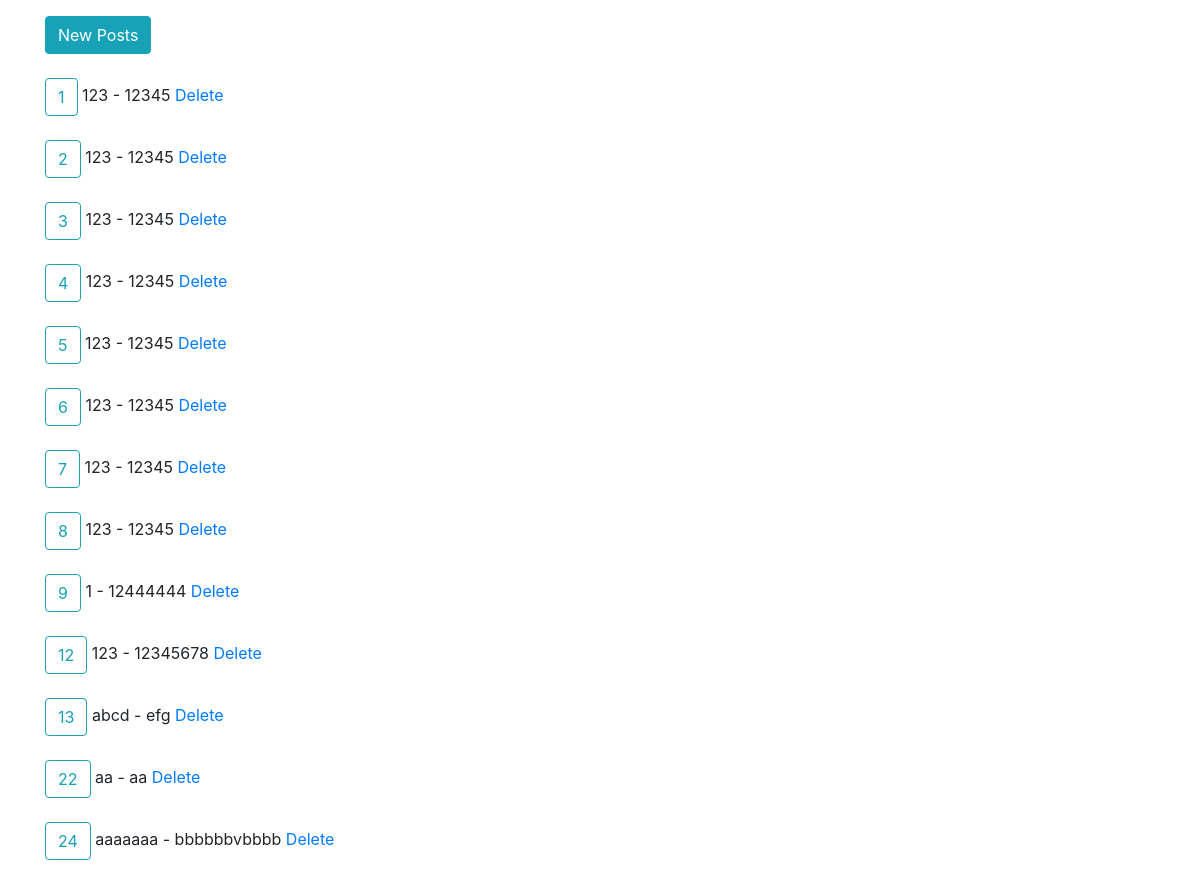
The app's page /posts/, older data.
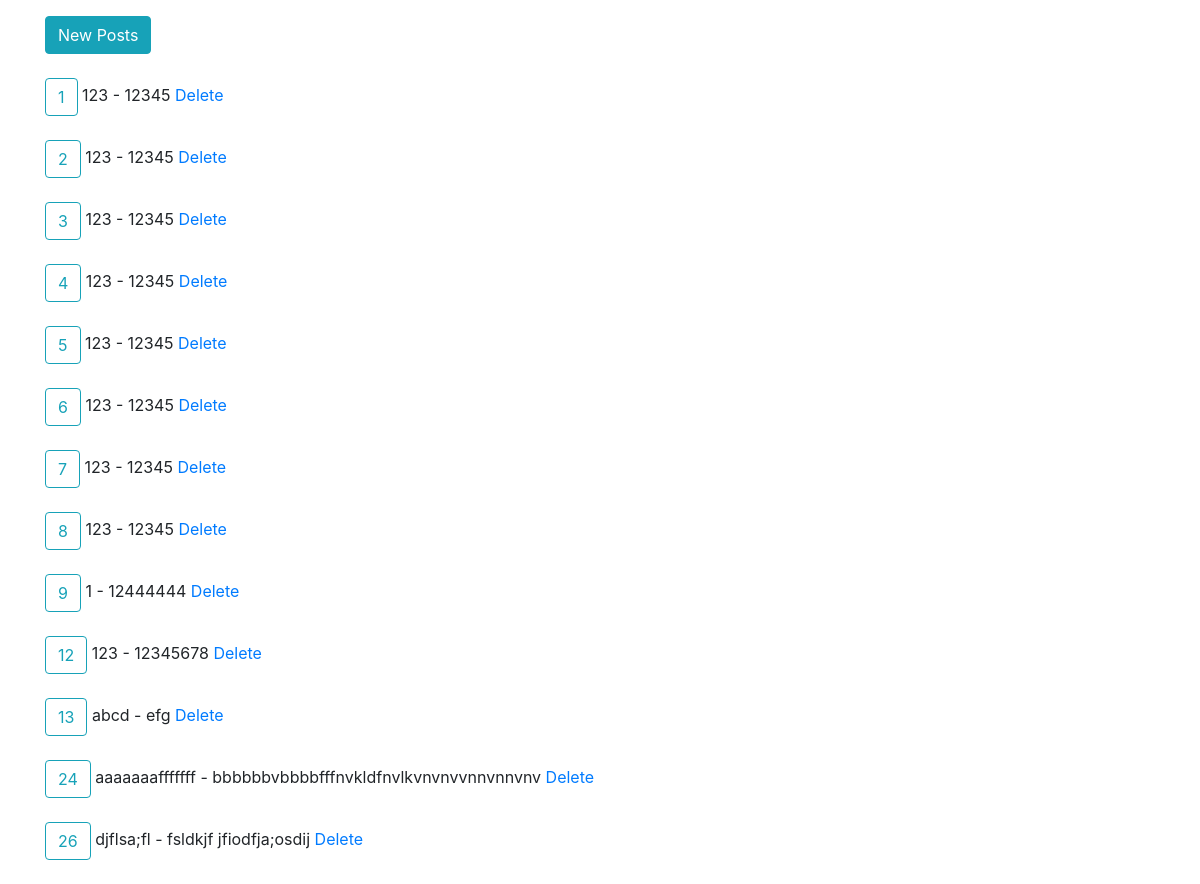
The same page, newer data.
### practice1/models.py (models this page shows, shortened)
class Post(models.Model):
    title = models.CharField(max_length=255)
    content = models.TextField(max_length=255)

### practice1/views.py (the view)
# urls.py: path('posts/', views.index, name='posts_index'),
def index(request):
    posts = Post.objects.all()
    return render(request, 'posts/index.html', {
        'posts':posts,
    })

### templates/posts/index.html (shortened to what this page needs)
{% extends "layout.html" %}
{% block main %}
    <a class="btn btn-info" href="{% url 'posts:new' %}">New Posts</a>
    <br>
    <br>
    {% for post in posts %}
    <a class="btn btn-outline-info" href="{% url 'posts:show' post.id %}">{{post.id}}</a> {{ post.title }} - {{post.content}}  <a href="{% url 'posts:delete' post.id %}">Delete</a>  <br>
    <br>
    {% endfor %}
{% endblock %}

Row changes from the older to the newer data that the page shows:
removed Post: id "22", title "aa", content "aa"
changed Post id 24: title "aaaaaaa" → "aaaaaaafffffff"; content "bbbbbbvbbbb" → "bbbbbbvbbbbfffnvkldfnvlkvnvnvvnnvnnvnv"
added Post: id "26", title "djflsa;fl", content "fsldkjf jfiodfja;osdij"
